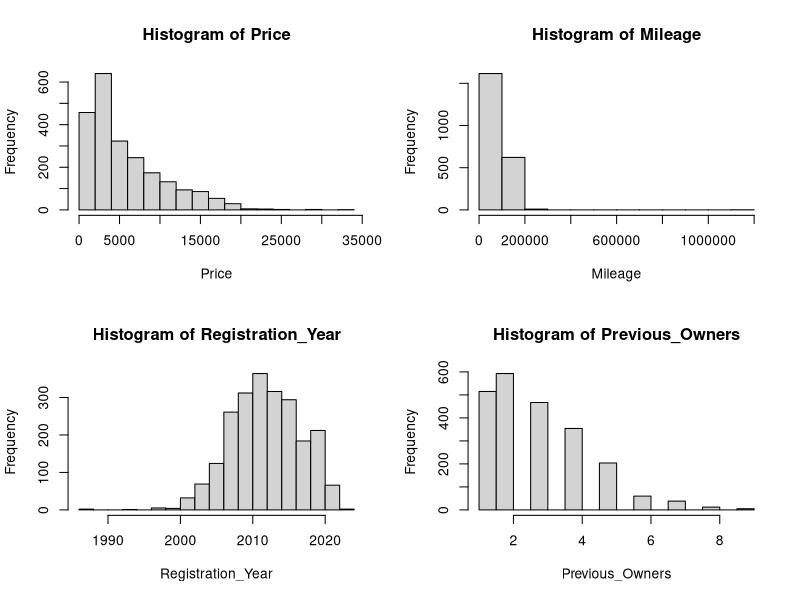
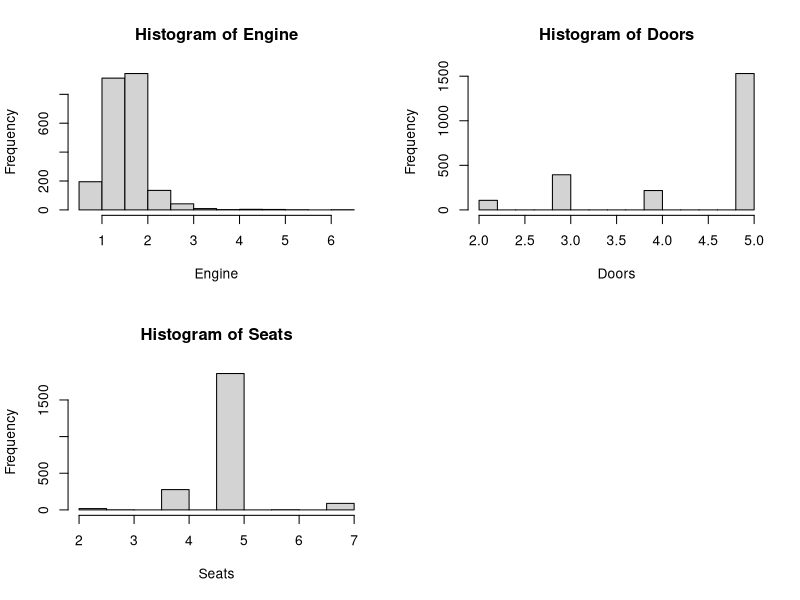
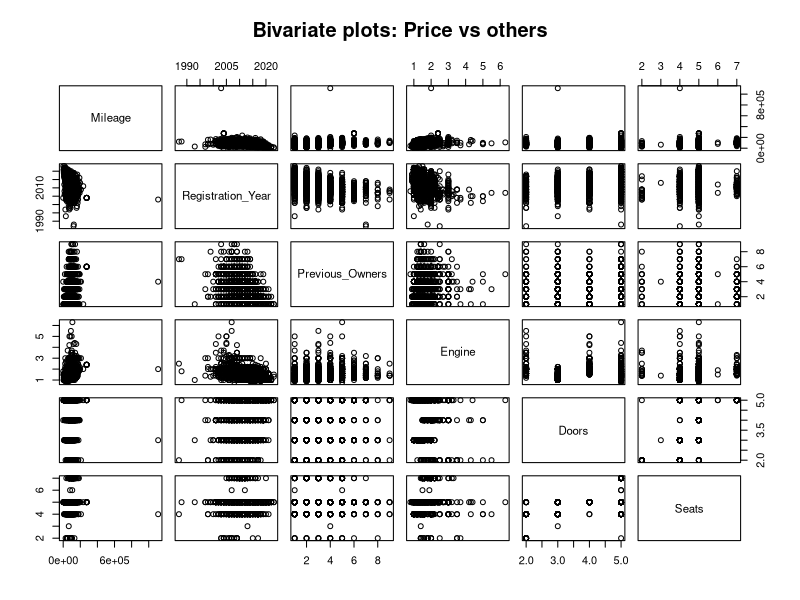
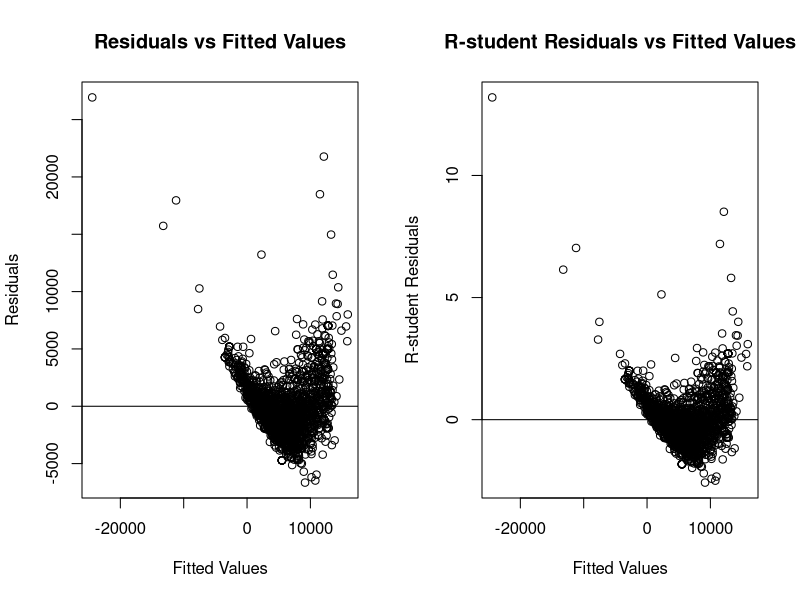
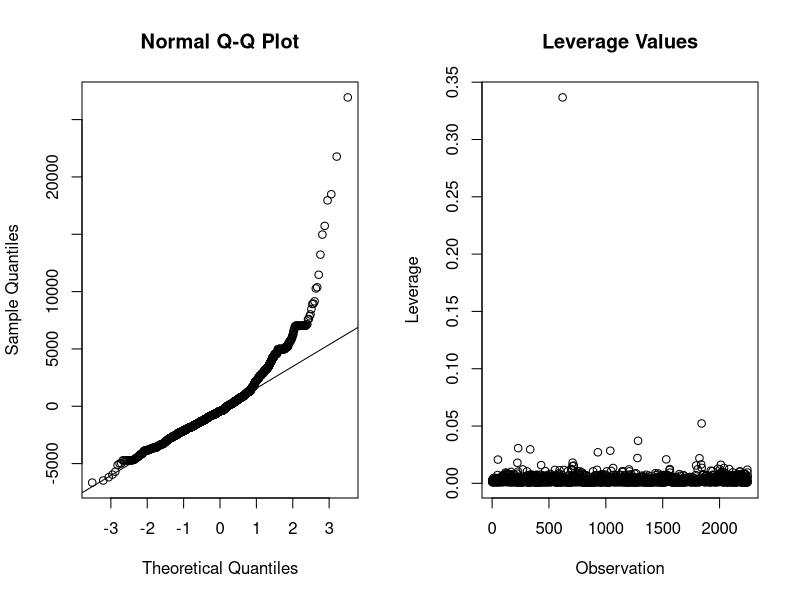
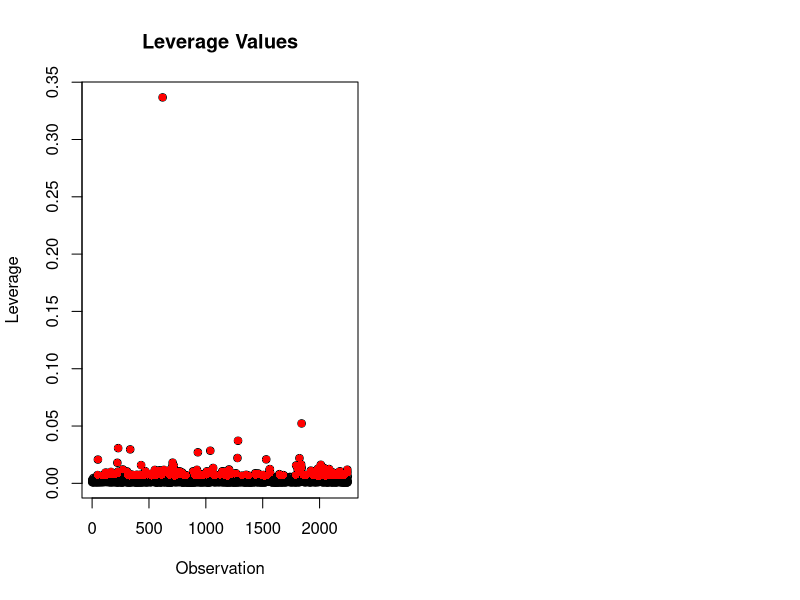

Write R code to recreate these figures, in order.
## ---- chunk 1
raw_data = read.csv("used_cars_UK.csv", fileEncoding = "UTF-8")
head(raw_data)
## ---- chunk 2
data = raw_data[, c("Price", "Mileage.miles.", "Registration_Year", "Previous.Owners", "Body.type", "Engine", "Doors", "Seats")]
data$Engine = as.numeric(gsub("L", "", raw_data$Engine))
colnames(data)[colnames(data) == "Mileage.miles."] = "Mileage"
colnames(data)[colnames(data) == "Previous.Owners"] = "Previous_Owners"
colnames(data)[colnames(data) == "Body.type"] = "Body_Type"
data = na.omit(data)
head(data)
## ---- chunk 3
summary(data)
## ---- chunk 4
par(mfrow = c(2, 2)) 
for (col in names(data)) {
  if (is.numeric(data[[col]])) {
    hist(data[[col]], main = paste("Histogram of", col), xlab= col)
  }
}
## ---- chunk 5
columns_to_plot = names(data)[!(names(data) %in% c("Price", "Body_Type"))]
pairs(data[, columns_to_plot], main = "Bivariate plots: Price vs others")
## ---- chunk 6
full_model = lm(Price~ . - Body_Type, data)
summary(full_model)
## ---- chunk 7

par(mfrow = c(1, 2))

fitted_values = fitted(full_model)
residuals = resid(full_model)
Resid_Plot <- plot(fitted_values, residuals, main = "Residuals vs Fitted Values",
xlab = "Fitted Values", ylab = "Residuals")
abline(h=0)

Rstudent_residuals = rstudent(full_model)
RstudentResid_Plot <- plot(fitted_values, Rstudent_residuals, main = "R-student Residuals vs Fitted Values",
xlab = "Fitted Values", 
ylab = "R-student Residuals")
abline(h=0)
## ---- chunk 8
qqnorm(residuals) #Residuals Already Defined in the evnironment above
qqline(residuals)
## ---- chunk 9
shapiro.test(residuals)
## ---- chunk 10
leverage_values = hatvalues(full_model)
plot(leverage_values, main = "Leverage Values", xlab = "Observation", ylab = "Leverage")

## ---- chunk 11
high_leverage_points <- which(leverage_values > 2 * mean(leverage_values))
length(high_leverage_points)
## ---- chunk 12
plot(leverage_values, main = "Leverage Values", xlab = "Observation", ylab = "Leverage")
points(high_leverage_points, leverage_values[high_leverage_points], col = "red", pch = 16)

## ---- chunk 13
### NOTE: JACK WAS NOT ABLE TO GET THIS TO WORK SUCCESSFULLY
